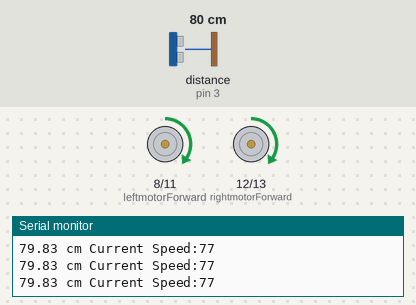
A sketch run on a simulated Arduino Uno, built with avr-gcc and run on an emulated ATmega328P. Parts: motor-driver pin pairs drawn as motors (green arrow = first pin HIGH = forward, orange = second pin HIGH = backward, longer = more drive, scaled by the enable pin), the last lines printed to the serial monitor. Wiring (inferred from the names in the program): ultrasonic range finder: trigger pin 2; echo pin 3. The inputs (shaded band) are chosen by the test bench; at power-on: distance to the obstacle (sensor on pin 3) 80 cm. The echo pulse lasts 58.3 µs per cm.

Above: at 1.2 s.
1.3 s: distance to the obstacle (sensor on pin 3) set to 6 cm
At 2.5 s:
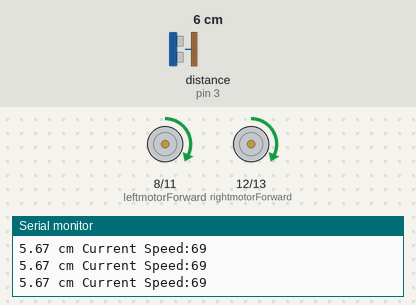
2.8 s: distance to the obstacle (sensor on pin 3) set to 3 cm
At 3.8 s:
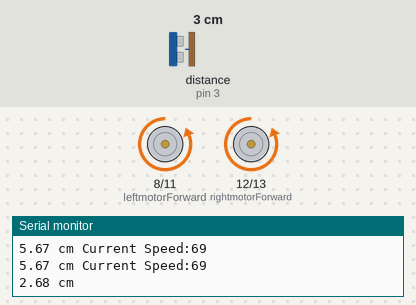
5.8 s: distance to the obstacle (sensor on pin 3) set to 18 cm
At 8.0 s:
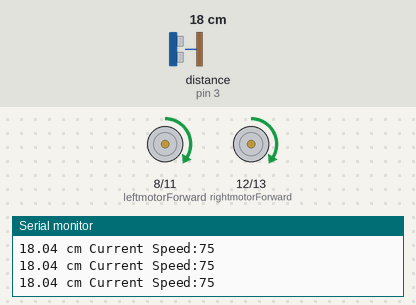
8.3 s: distance to the obstacle (sensor on pin 3) set to 2 cm
At 10.9 s:
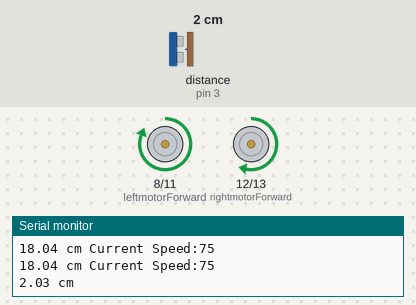
Timing chart, 0 to 12.3 s (numbered marks = the images above; inputs shaded):
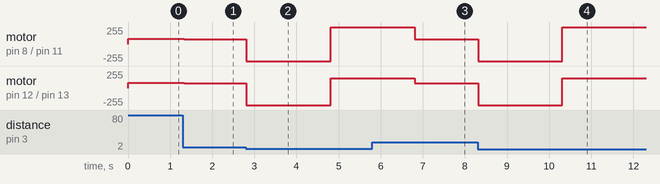

The sketch:

main.ino
```cpp
//Code for Controling a Tumbler RC car

// with Arduino Uno and Seeed Motor Shield V2.0

// Chris 8/12/14

/*----Ardunio to Shield Pinout Controls-----

Are using a Seeed motor shield to drive 2 DC motors

Seeed motor shield uses Arduino pins 8->13

Pin 9 sets the enable and speed of shield outputs 1 & 2

Pin 10 sets the enable and speed of shield outputs 3 & 4

Pin 8 from Uno controls the state of shield output 1

Pin 11 from Uno controls the state of shield output 2

Pin 12 from Uno controls the state of shield output 3

Pin 13 from Uno controls the state of shiled output 4

*/
#include <math.h>
//--- Declared variables

int leftmotorForward = 8; // pin 8 --- left motor (+) green wire

int leftmotorBackward = 11; // pin 11 --- left motor (-) black wire

int leftmotorspeed = 9; // pin 9 --- left motor speed signal

int rightmotorForward = 12; // pin 12 --- right motor (+) green wire

int rightmotorBackward = 13; // pin 13 --- right motor (-) black

int rightmotorspeed = 10; // pin 10 --- right motor speed signal

//--- Speeds and Timers

int Think = 200; //Long delay time between steps

int Runtime = 500; // How long Runtime actions will last

int TurningTime = 2000;

int Slow = 150; // slow speed (of 255 max)

int Fast = 255; // fast speed (of 255 max)

//------------------------------------------------------

const int trigPin = 2;
const int echoPin = 3;
int currentSpeed = 125;
double distance = 255;
void setup() //---6 Pins being used are outputs---
{
  Serial.begin(9600);
  pinMode(leftmotorForward, OUTPUT);
  pinMode(leftmotorBackward, OUTPUT);
  pinMode(leftmotorspeed, OUTPUT);
  pinMode(rightmotorForward, OUTPUT);
  pinMode(rightmotorBackward, OUTPUT);
  pinMode(rightmotorspeed, OUTPUT);

  pinMode(trigPin, OUTPUT);
  pinMode(echoPin, INPUT);
}

// ---Main Program Loop -----------------------------

void loop()

{


  long duration;
  digitalWrite(trigPin, LOW);  // Added this line
  delayMicroseconds(2); // Added this line
  digitalWrite(trigPin, HIGH);
  delayMicroseconds(10); // Added this line
  digitalWrite(trigPin, LOW);
  duration = pulseIn(echoPin, HIGH);
  distance = (duration/2) / 29.1;
  Serial.print(distance,2);
  Serial.print(" cm");

  currentSpeed = 50 * atan(distance);
  if(distance <= 4 )
  {
    Stop();
    goBackward();
    delay(TurningTime);
    Stop();
    turnLeft();

        delay(TurningTime);

        Stop();
  }
  Serial.print(" Current Speed:" );
  Serial.println(currentSpeed);

  goForward( );
  /*if(distance > 255)
    currentSpeed = 255;
  else
    currentSpeed = atan(distance);
*/
  //Serial.println(String(currentSpeed));

    //currentSpeed = (int) distance;
/*  if (distance < 4) {  // This is where the LED On/Off happens

        Stop();

        goBackward();

        delay(TurningTime);

        Stop();

        delay(Think);

        turnLeft();

        delay(TurningTime);

        Stop();

        delay(Think);

  }

  else if(distance < 8 )
  {
    goSlower();
  }


  else
  {

   goForward();

   //delay(TurningTime);

  }
*/
}

//----- "Sub-rutine" Voids called by the main loop
void goSlower()
{
analogWrite(leftmotorspeed,Slow); //Enable left motor by setting speed

analogWrite(rightmotorspeed,Slow); //Enable left motor by setting speed

digitalWrite(leftmotorBackward,LOW); // Drives LOW outputs down first to avoid damage

digitalWrite(rightmotorBackward,LOW);

digitalWrite(leftmotorForward,HIGH);

digitalWrite(rightmotorForward,HIGH);

}

void goFaster()
{
analogWrite(leftmotorspeed,Fast); //Enable left motor by setting speed

analogWrite(rightmotorspeed,Fast); //Enable left motor by setting speed

digitalWrite(leftmotorBackward,LOW); // Drives LOW outputs down first to avoid damage

digitalWrite(rightmotorBackward,LOW);

digitalWrite(leftmotorForward,HIGH);

digitalWrite(rightmotorForward,HIGH);

}

void goForward()

{

analogWrite(leftmotorspeed,currentSpeed); //Enable left motor by setting speed

analogWrite(rightmotorspeed,currentSpeed); //Enable left motor by setting speed

digitalWrite(leftmotorBackward,LOW); // Drives LOW outputs down first to avoid damage

digitalWrite(rightmotorBackward,LOW);

digitalWrite(leftmotorForward,HIGH);

digitalWrite(rightmotorForward,HIGH);

}
void turnLeft()
{
  analogWrite(leftmotorspeed,Fast);

  analogWrite(rightmotorspeed,Slow);

  digitalWrite(leftmotorBackward,LOW);

  digitalWrite(rightmotorBackward,LOW);

  digitalWrite(leftmotorForward,HIGH);

  digitalWrite(rightmotorForward,HIGH);

}

void turnRight()
{
  analogWrite(leftmotorspeed,Slow);

  analogWrite(rightmotorspeed,Fast);

  digitalWrite(leftmotorBackward,LOW);

  digitalWrite(rightmotorBackward,LOW);

  digitalWrite(leftmotorForward,HIGH);

  digitalWrite(rightmotorForward,HIGH);

}

void goBackward()

{

analogWrite(leftmotorspeed,Fast);

analogWrite(rightmotorspeed,Fast);

digitalWrite(leftmotorForward,LOW);

digitalWrite(rightmotorForward,LOW);

digitalWrite(leftmotorBackward,HIGH);

digitalWrite(rightmotorBackward,HIGH);

}

void Stop() // Sets speed pins to LOW disabling both motors

{

digitalWrite(leftmotorspeed,LOW);

digitalWrite(rightmotorspeed,LOW);

}
```

Measured:
- the behaviour switches between 5 and 4 cm on distance to the obstacle (sensor on pin 3) (found by bisection; images 1 and 2)
- after the input at 1.3 s, motor on pin 8 (leftmotorForward) / pin 11 (leftmotorBackward), motor on pin 12 (rightmotorForward) / pin 13 (rightmotorBackward): forward 77/255 → forward 69/255 at once
- after the input at 2.8 s, motor on pin 8 (leftmotorForward) / pin 11 (leftmotorBackward): forward 69/255 → backward 255/255 at once, → forward 255/255 2.0 s later; motor on pin 12 (rightmotorForward) / pin 13 (rightmotorBackward): forward 69/255 → backward 255/255 at once, → forward 150/255 2.0 s later
- after the input at 5.8 s, motor on pin 8 (leftmotorForward) / pin 11 (leftmotorBackward): forward 255/255 → forward 75/255 after 1.0 s; motor on pin 12 (rightmotorForward) / pin 13 (rightmotorBackward): forward 150/255 → forward 75/255 after 1.0 s
- after the input at 8.3 s, motor on pin 8 (leftmotorForward) / pin 11 (leftmotorBackward): forward 75/255 → backward 255/255 at once, → forward 255/255 2.0 s later; motor on pin 12 (rightmotorForward) / pin 13 (rightmotorBackward): forward 75/255 → backward 255/255 at once, → forward 150/255 2.0 s later
